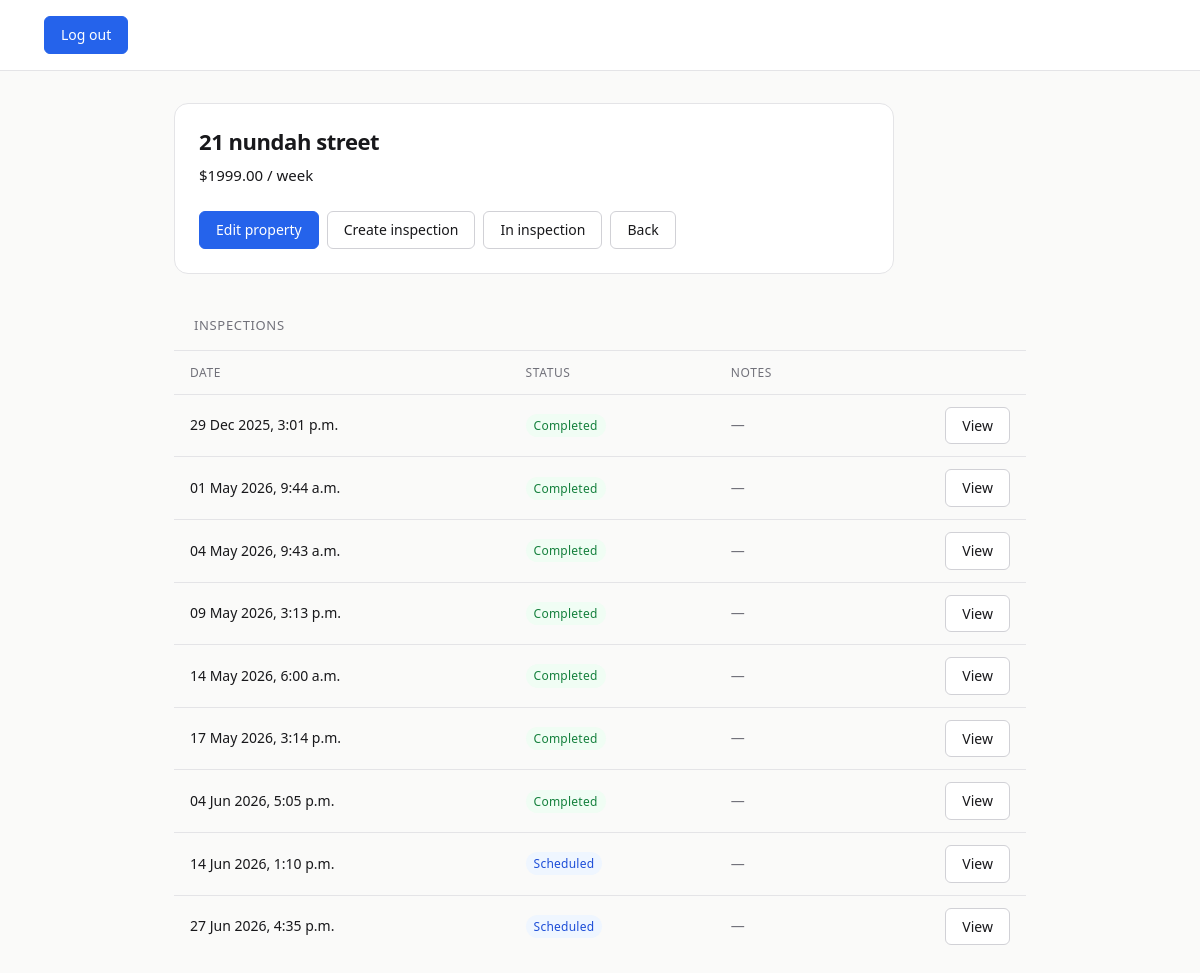
The app's page /propertytrack/rentals/1/ with its own data.
### propertytrack/models.py (models this page shows, shortened)
class Rental(models.Model):
    address = models.CharField(max_length=255)
    rent_amount = models.DecimalField(max_digits=8, decimal_places=2)
    is_archived = models.BooleanField(default=False)
    created_at = models.DateTimeField(auto_now_add=True)

class Inspection(models.Model):
    STATUS_CHOICES = [
        ('scheduled', 'Scheduled'),
        ('in_progress', 'In Progress'),
        ('completed', 'Completed'),
    ]
    rental = models.ForeignKey(Rental, on_delete=models.CASCADE)
    inspection_date = models.DateTimeField()
    notes = models.TextField(blank=True, null=True)
    created_at = models.DateTimeField(auto_now_add=True)
    status = models.CharField(max_length=20, choices=STATUS_CHOICES, default='scheduled')
    def get_status(self):
        now = timezone.now()
        if now < self.inspection_date:
            return 'scheduled'
        elif now > self.inspection_date + timezone.timedelta(hours=2):
            return 'completed'
        else:
            return 'in_progress'

### propertytrack/views.py (the view)
# urls.py: path("rentals/<int:pk>/", views.rental_detail, name="rental_detail"),
def rental_detail(request, pk):
    rental = get_object_or_404(Rental, pk=pk)
    inspections = Inspection.objects.filter(rental=rental).order_by('inspection_date')
    return render(request, 'propertytrack/rentals/detail.html', {
        'rental': rental,
        'inspections': inspections,
    })

### propertytrack/templates/propertytrack/rentals/detail.html (shortened to what this page needs)
{% extends 'propertytrack/base.html' %}
{% block content %}
<div class="card">
    <h2>{{ rental.address }}</h2>
    <div class="row">
        <span class="row-value">${{ rental.rent_amount }} / week</span>
    </div>
    <div style="display: flex; gap: 8px; margin-top: 16px; flex-wrap: wrap;">
        <a href="{% url 'propertytrack:rental_update' rental.id %}" class="btn btn-primary">Edit property</a>
        <a href="{% url 'propertytrack:inspection_create' rental.id %}" class="btn">Create inspection</a>
        <a href="{% url 'propertytrack:in_inspection' rental.id %}" class="btn">In inspection</a>
        <a href="{% url 'propertytrack:rental_list' %}" class="btn">Back</a>
    </div>
</div>
<div class="table-wrap" style="margin-top: 24px;">
    <div style="padding: 14px 20px; border-bottom: 1px solid var(--color-border);">
        <span style="font-size: 13px; font-weight: 500; letter-spacing: 0.05em; text-transform: uppercase; color: var(--color-muted);">Inspections</span>
    </div>
    {% if inspections %}
    <table>
        <thead>
            <tr>
                <th>Date</th>
                <th>Status</th>
                <th>Notes</th>
                <th></th>
            </tr>
        </thead>
        <tbody>
            {% for inspection in inspections %}
            <tr>
                <td>{{ inspection.inspection_date|date:"d M Y, g:i a" }}</td>
                <td>
                    {% with inspection.get_status as status %}
                        {% if status == 'scheduled' %}
                            <span class="badge badge-scheduled">Scheduled</span>
                        {% elif status == 'in_progress' %}
                            <span class="badge badge-inprogress">In progress</span>
                        {% else %}
                            <span class="badge badge-completed">Completed</span>
                        {% endif %}
                    {% endwith %}
                </td>
                <td style="color: var(--color-muted);">{{ inspection.notes|default:"—" }}</td>
                <td style="text-align: right;">
                    <a href="{% url 'propertytrack:inspection_statistics' inspection.id %}" class="btn btn-sm">View</a>
                </td>
            </tr>
            {% endfor %}
        </tbody>
    </table>
    {% else %}
    <p style="padding: 20px; color: var(--color-muted); font-size: 14px;">No inspections yet for this property.</p>
    {% endif %}
</div>
{% endblock %}

### propertytrack/static/propertytrack/styles.css (style rules this page uses)
*, *::before, *::after { box-sizing: border-box; margin: 0; padding: 0; }
:root { --color-bg: #FAFAF9; --color-surface: #FFFFFF; --color-border: #E4E4E7; --color-border-mid: #D1D1D6; --color-text: #18181B; --color-muted: #71717A; --color-accent: #2563EB; --color-accent-hover: #1D4ED8; --color-success: #16A34A; --color-danger: #DC2626; --space-1: 4px; --space-2: 8px; --space-3: 12px; --space-4: 16px; --space-5: 20px; --space-6: 24px; --space-8: 32px; --space-10: 40px; --radius-sm: 6px; --radius-md: 10px; --radius-lg: 14px; --font: system-ui, -apple-system, "Segoe UI", Roboto, Arial, sans-serif; --font-mono: "SF Mono", "Fira Code", "Fira Mono", monospace; }
body { font-family: var(--font); font-size: 15px; line-height: 1.6; color: var(--color-text); background-color: var(--color-bg); -webkit-font-smoothing: antialiased; }
button, .btn { display: inline-flex; align-items: center; gap: var(--space-2); font-family: var(--font); font-size: 14px; font-weight: 500; padding: var(--space-2) var(--space-4); border-radius: var(--radius-sm); border: 1px solid var(--color-border-mid); background-color: var(--color-surface); color: var(--color-text); cursor: pointer; text-decoration: none; transition: background-color 0.15s ease, border-color 0.15s ease, color 0.15s ease; line-height: 1.4; }
.btn-primary, .user-info button { background-color: var(--color-accent); border-color: var(--color-accent); color: #FFFFFF; }
a { color: var(--color-accent); text-decoration: none; transition: color 0.15s ease; }
.card { background-color: var(--color-surface); border: 1px solid var(--color-border); border-radius: var(--radius-lg); padding: var(--space-6); max-width: 720px; }
.row { display: flex; align-items: center; gap: var(--space-3); padding: var(--space-2) 0; }
h1, h2, h3, h4 { font-weight: 600; letter-spacing: -0.02em; line-height: 1.25; color: var(--color-text); }
h2 { font-size: 22px; }
table { width: 100%; border-collapse: collapse; font-size: 14px; }
thead th { text-align: left; font-size: 12px; font-weight: 500; letter-spacing: 0.05em; text-transform: uppercase; color: var(--color-muted); padding: var(--space-3) var(--space-4); border-bottom: 1px solid var(--color-border); }
tbody td { padding: var(--space-3) var(--space-4); border-bottom: 1px solid var(--color-border); vertical-align: middle; }
tbody tr:last-child td { border-bottom: none; }
.badge { display: inline-block; font-size: 12px; font-weight: 500; padding: 2px 8px; border-radius: 99px; letter-spacing: 0.02em; }
.badge-scheduled { background: #EFF6FF; color: #1D4ED8; }
.badge-completed { background: #F0FDF4; color: #15803D; }

### records on screen
Rental: address "21 nundah street", rent_amount "1999.00"
Inspection: inspection_date "29 Dec 2025, 3:01 p.m.", shows "Completed", notes "—"
Inspection: inspection_date "01 May 2026, 9:44 a.m.", shows "Completed", notes "—"
Inspection: inspection_date "04 May 2026, 9:43 a.m.", shows "Completed", notes "—"
Inspection: inspection_date "09 May 2026, 3:13 p.m.", shows "Completed", notes "—"
Inspection: inspection_date "14 May 2026, 6:00 a.m.", shows "Completed", notes "—"
Inspection: inspection_date "17 May 2026, 3:14 p.m.", shows "Completed", notes "—"
Inspection: inspection_date "04 Jun 2026, 5:05 p.m.", shows "Completed", notes "—"
Inspection: inspection_date "14 Jun 2026, 1:10 p.m.", shows "Scheduled", notes "—"
Inspection: inspection_date "27 Jun 2026, 4:35 p.m.", shows "Scheduled", notes "—"
